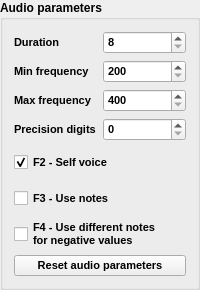
            <widget class="QGroupBox" name="audioGroupBox">
             <property name="font">
              <font>
               <bold>true</bold>
              </font>
             </property>
             <property name="title">
              <string>Audio parameters</string>
             </property>
             <layout class="QVBoxLayout" name="verticalLayout_3">
              <item>
               <layout class="QHBoxLayout" name="horizontalLayout_16">
                <item>
                 <widget class="QLabel" name="durationLabel">
                  <property name="font">
                   <font>
                    <pointsize>8</pointsize>
                    <bold>true</bold>
                   </font>
                  </property>
                  <property name="text">
                   <string>Duration</string>
                  </property>
                 </widget>
                </item>
                <item>
                 <widget class="QSpinBox" name="durationSpinBox">
                  <property name="font">
                   <font>
                    <pointsize>8</pointsize>
                    <bold>true</bold>
                   </font>
                  </property>
                  <property name="accessibleName">
                   <string>duration spin box</string>
                  </property>
                  <property name="accessibleDescription">
                   <string>duration spinox</string>
                  </property>
                  <property name="minimum">
                   <number>8</number>
                  </property>
                  <property name="maximum">
                   <number>120</number>
                  </property>
                 </widget>
                </item>
               </layout>
              </item>
              <item>
               <layout class="QHBoxLayout" name="horizontalLayout_17">
                <item>
                 <widget class="QLabel" name="minFreqLabel">
                  <property name="font">
                   <font>
                    <pointsize>8</pointsize>
                    <bold>true</bold>
                   </font>
                  </property>
                  <property name="text">
                   <string>Min frequency</string>
                  </property>
                 </widget>
                </item>
                <item>
                 <widget class="QSpinBox" name="minFreqSpinBox">
                  <property name="font">
                   <font>
                    <pointsize>8</pointsize>
                    <bold>true</bold>
                   </font>
                  </property>
                  <property name="accessibleName">
                   <string>minimum frequency spin box</string>
                  </property>
                  <property name="accessibleDescription">
                   <string>minimum frequency</string>
                  </property>
                  <property name="minimum">
                   <number>200</number>
                  </property>
                  <property name="maximum">
                   <number>4000</number>
                  </property>
                  <property name="singleStep">
                   <number>100</number>
                  </property>
                 </widget>
                </item>
               </layout>
              </item>
              <item>
               <layout class="QHBoxLayout" name="horizontalLayout_18">
                <item>
                 <widget class="QLabel" name="maxFreqLabel">
                  <property name="font">
                   <font>
                    <pointsize>8</pointsize>
                    <bold>true</bold>
                   </font>
                  </property>
                  <property name="text">
                   <string>Max frequency</string>
                  </property>
                 </widget>
                </item>
                <item>
                 <widget class="QSpinBox" name="maxFreqSpinBox">
                  <property name="font">
                   <font>
                    <pointsize>8</pointsize>
                    <bold>true</bold>
                   </font>
                  </property>
                  <property name="accessibleName">
                   <string>maximum frequency spin box</string>
                  </property>
                  <property name="accessibleDescription">
                   <string>maximum frequency</string>
                  </property>
                  <property name="minimum">
                   <number>400</number>
                  </property>
                  <property name="maximum">
                   <number>8000</number>
                  </property>
                  <property name="singleStep">
                   <number>100</number>
                  </property>
                 </widget>
                </item>
               </layout>
              </item>
              <item>
               <layout class="QHBoxLayout" name="horizontalLayout_6">
                <item>
                 <widget class="QLabel" name="precisionDigitsLabel">
                  <property name="font">
                   <font>
                    <pointsize>8</pointsize>
                    <bold>true</bold>
                   </font>
                  </property>
                  <property name="text">
                   <string>Precision digits</string>
                  </property>
                 </widget>
                </item>
                <item>
                 <widget class="QSpinBox" name="precisionDigitsSpinBox">
                  <property name="font">
                   <font>
                    <pointsize>8</pointsize>
                    <bold>true</bold>
                   </font>
                  </property>
                  <property name="accessibleName">
                   <string>precision digits spin box</string>
                  </property>
                  <property name="accessibleDescription">
                   <string>precision digits</string>
                  </property>
                  <property name="maximum">
                   <number>5</number>
                  </property>
                 </widget>
                </item>
               </layout>
              </item>
              <item>
               <widget class="QCheckBox" name="selfVoiceCheckBox">
                <property name="minimumSize">
                 <size>
                  <width>0</width>
                  <height>30</height>
                 </size>
                </property>
                <property name="maximumSize">
                 <size>
                  <width>16777215</width>
                  <height>30</height>
                 </size>
                </property>
                <property name="font">
                 <font>
                  <pointsize>8</pointsize>
                  <bold>true</bold>
                 </font>
                </property>
                <property name="accessibleName">
                 <string>self voice check box</string>
                </property>
                <property name="accessibleDescription">
                 <string>self voice checkbox</string>
                </property>
                <property name="text">
                 <string>F2 - Self voice</string>
                </property>
                <property name="checked">
                 <bool>true</bool>
                </property>
               </widget>
              </item>
              <item>
               <widget class="QCheckBox" name="useNotesCheckBox">
                <property name="minimumSize">
                 <size>
                  <width>0</width>
                  <height>30</height>
                 </size>
                </property>
                <property name="maximumSize">
                 <size>
                  <width>16777215</width>
                  <height>30</height>
                 </size>
                </property>
                <property name="font">
                 <font>
                  <pointsize>8</pointsize>
                  <bold>true</bold>
                 </font>
                </property>
                <property name="accessibleName">
                 <string>use notes check box</string>
                </property>
                <property name="accessibleDescription">
                 <string>use notes</string>
                </property>
                <property name="text">
                 <string>F3 - Use notes</string>
                </property>
               </widget>
              </item>
              <item>
               <widget class="QCheckBox" name="useNegativeNotescheckBox">
                <property name="minimumSize">
                 <size>
                  <width>0</width>
                  <height>30</height>
                 </size>
                </property>
                <property name="maximumSize">
                 <size>
                  <width>16777215</width>
                  <height>30</height>
                 </size>
                </property>
                <property name="font">
                 <font>
                  <pointsize>8</pointsize>
                  <bold>true</bold>
                 </font>
                </property>
                <property name="accessibleName">
                 <string>Use different notes for negative values check box</string>
                </property>
                <property name="text">
                 <string>F4 - Use different notes
for negative values</string>
                </property>
               </widget>
              </item>
              <item>
               <widget class="QPushButton" name="resetAudioPushButton">
                <property name="font">
                 <font>
                  <pointsize>8</pointsize>
                  <bold>true</bold>
                 </font>
                </property>
                <property name="accessibleName">
                 <string>Reset audio parameters push button</string>
                </property>
                <property name="text">
                 <string>Reset audio parameters</string>
                </property>
               </widget>
              </item>
             </layout>
            </widget>
